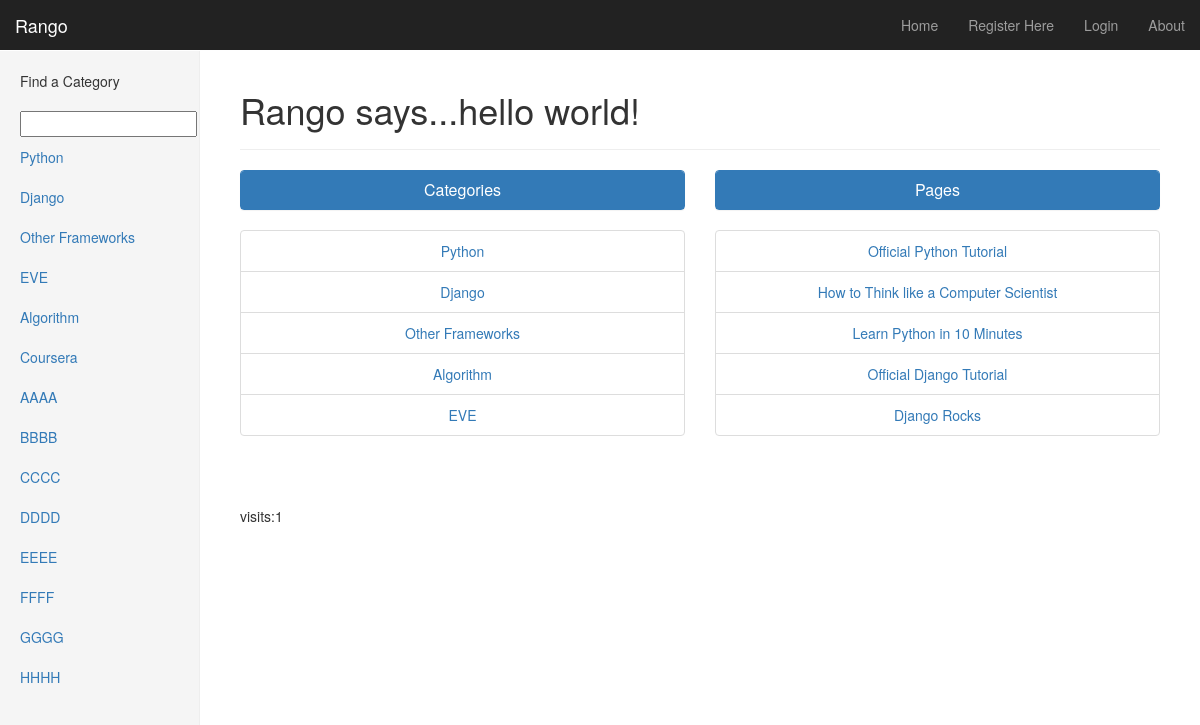
Screenshot of /rango/ with the database file from the repository.
### rango/models.py (models this page shows, shortened)
class Category(models.Model):
    name = models.CharField(max_length=128, unique=True)
    views = models.IntegerField(default=0)
    likes = models.IntegerField(default=0)
    slug = models.SlugField()

class Page(models.Model):
    category = models.ForeignKey(Category)
    title = models.CharField(max_length=128)
    url = models.URLField()
    views = models.IntegerField(default=0)

### rango/views.py (the view)
def index(request):
    category_list = Category.objects.order_by('-likes')[:5]
    page_list = Page.objects.order_by('-views')[:5]
    context_dict = {'categories': category_list, 'pages': page_list}
    visits = request.session.get('visits')
    if not visits:
        visits = 1
    reset_last_visit_time = False
    last_visit = request.session.get('last_visit')
    if last_visit:
        last_visit_time = datetime.strptime(last_visit[:-7], "%Y-%m-%d %H:%M:%S")
        if (datetime.now() - last_visit_time).seconds > 0:
            visits = visits + 1
            reset_last_visit_time = True
    else:
        reset_last_visit_time = True
    if reset_last_visit_time:
        request.session['last_visit'] = str(datetime.now())
        request.session['visits'] = visits
    context_dict['visits'] = visits
    response = render(request,'rango/index.html', context_dict)
    return response

### rango/templatetags/rango_extras.py (called while the page is built)
@register.inclusion_tag('rango/cats.html')
def get_category_list(cat=None):
    return {'cats': Category.objects.all(), 'act_cat': cat}

### templates/rango/index.html (shortened to what this page needs)
{% extends 'rango/base.html' %}
{% load staticfiles %}
{% block body_block %}
    <div class="page-header">
        {% if user.is_authenticated %}
        <h1>Rango says...hello {{ user.username }}!</h1>
        {% else %}
        <h1>Rango says...hello world!</h1>
        {% endif %}
    </div>
    <div class="row placeholders">
        <div class="col-xs-12 col-sm-6 placeholder">
            <div class="panel panel-primary">
            <div class="panel-heading">
                <h3 class="panel-title">Categories</h3>
           </div>
         </div>
            {% if categories %}
                <ul class="list-group">
                    {% for category in categories %}
                    <li class="list-group-item"><a href="{% url 'category' category.slug %}">{{ category.name }}</a></li>
                    {% endfor %}
                </ul>
            {% else %}
                <strong>There are no categories present.</strong>
            {% endif %}
         </div>
         <div class="col-xs-12 col-sm-6 placeholder">
              <div class="panel panel-primary">
              <div class="panel-heading">
                    <h3 class="panel-title">Pages</h3>
              </div>
              </div>
                 {% if pages %}
                     <ul class="list-group">
                           {% for page in pages %}
                           <li class="list-group-item"><a href="{{page.url}}">{{ page.title }}</a></li>
                           {% endfor %}
                     </ul>
                 {% else %}
                     <strong>There are no categories present.</strong>
                 {% endif %}
          </div>
      </div>
<p>visits:{{ visits }}</p>
{% endblock %}

### templates/rango/cats.html
{% if cats %}
    <ul class="nav nav-sidebar">
    {% for c in cats %}
        {% if c == act_cat %}<li class="active">{% else %}<li>{% endif %}
            <a href="{% url 'category'  c.slug %}">{{ c.name }}</a></li>
    {% endfor %}
{% else %}
    <li> <strong >There are no category present.</strong></li>
    </ul>
{% endif %}

### static/css/dashboard.css (style rules this page uses)
body { padding-top: 50px; }
.nav-sidebar { margin-right: -21px; margin-bottom: 20px; margin-left: -20px; }
.nav-sidebar > li > a { padding-right: 20px; padding-left: 20px; }
.main .page-header { margin-top: 0; }
.placeholders { margin-bottom: 30px; text-align: center; }
.placeholder { margin-bottom: 20px; }

### rows the page displays
Category: name "Python"
Category: name "Django"
Category: name "Other Frameworks"
Category: name "EVE"
Category: name "Algorithm"
Category: name "Coursera"
Category: name "AAAA"
Category: name "BBBB"
Category: name "CCCC"
Category: name "DDDD"
Category: name "EEEE"
Category: name "FFFF"
Category: name "GGGG"
Category: name "HHHH"
Page: title "Official Python Tutorial"
Page: title "How to Think like a Computer Scientist"
Page: title "Learn Python in 10 Minutes"
Page: title "Official Django Tutorial"
Page: title "Django Rocks"

### other values shown
{{ visits }} "1"
